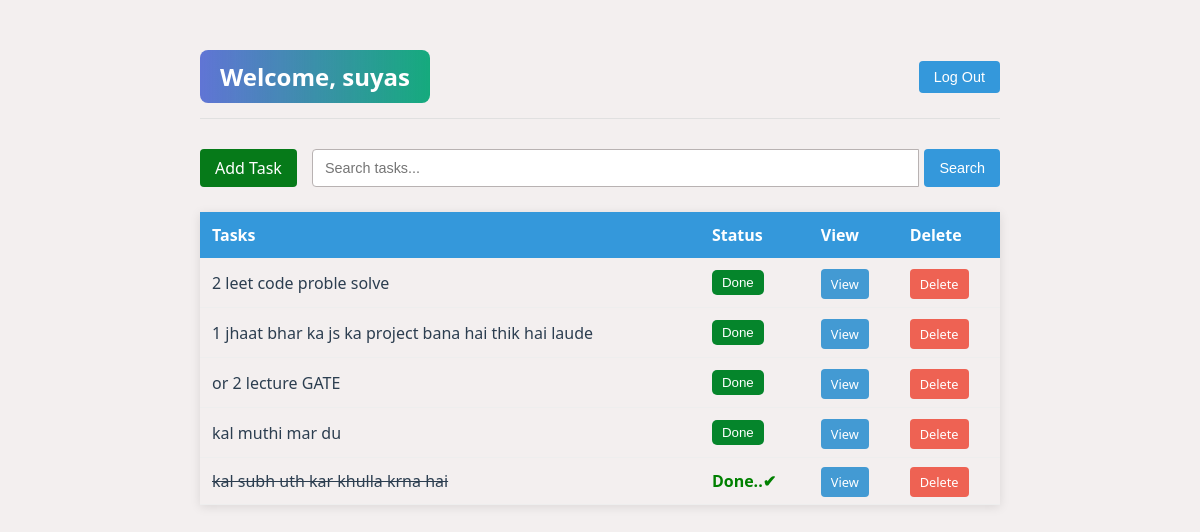
/ (signed in), run on the app's committed database.
### base/models.py (models this page shows, shortened)
class Task(models.Model):
    user = models.ForeignKey(
        User,on_delete=models.CASCADE,null=True,blank=True)
    title = models.CharField(max_length=200)
    description = models.TextField(null=True,blank=True)
    complete = models.BooleanField(default=False)
    created = models.DateTimeField(auto_now_add=True)
    class Meta:
        ordering = ['complete']

### base/views.py (the view)
# urls.py: path('',TaskList.as_view(), name='tasks'),
class TaskList(LoginRequiredMixin,ListView):
    model = Task
    context_object_name = 'tasks'
    def get_context_data(self, **kwargs):
        context =  super().get_context_data(**kwargs)
        context['tasks'] = context['tasks'].filter(user=self.request.user)
        context['count'] = context['tasks'].filter(complete=False).count()
        scearh_input = self.request.GET.get('scearch-area', '')
        if scearh_input:
            context['tasks'] = context['tasks'].filter(title__icontains = scearh_input)
        context['scearch_input'] = scearh_input
        return context

### base/templates/base/task_list.html (shortened to what this page needs)
{% extends 'base/main.html' %}
{% block content %}
<div class="container">
    <div class="header">
        {% if request.user.is_authenticated %}
            <p class="username">Welcome,   {{ request.user }}</p>
            <form action="{% url 'logout' %}" method="post">
                <button type="submit" class="logout-btn">Log Out</button>
            </form>
        {% else %}
            <a href="{% url 'login' %}" class="login-btn">Login</a>
        {% endif %}
    </div>
    <div class="task-actions">
        <a href="{% url 'task-create' %}" class="add-task">Add Task</a>
        <form method="GET" class="search-form">
            <input type="text" name="search-area" placeholder="Search tasks..." class="search-input">
            <button type="submit" class="search-btn">Search</button>
        </form>
    </div>
    <table class="task-table">
        <tr>
            <th>Tasks</th>
            <th>Status</th>
            <th>View</th>
            <th>Delete</th>
        </tr>
        {% for task in tasks %}
        <tr class="task-row">
            <td class="task-title {% if task.complete %}completed-task{% endif %}">{{ task.title }}</td>
            <td>
                {% if not task.complete %}
                    <form action="{% url 'task-done' task.id %}" method="post">
                        <button type="submit" class="done-btn">Done</button>
                    </form>
                {% else %}
                    <span class="done-text">Done..✔</span>
                {% endif %}
            </td>
            <td><a href="{% url 'task' task.id %}" class="view-btn">View</a></td>
            <td><a href="{% url 'task-delete' task.id %}" class="delete-btn">Delete</a></td>
        </tr>
        {% empty %}
        <tr>
            <td colspan="4" class="no-task">"Great results come from small actions. Plan your tasks and take the next step!"</td>
        </tr>
        {% endfor %}
    </table>
</div>
{% endblock content %}

### base/templates/base/main.html (shortened to what this page needs)
<!DOCTYPE html>
{% load static %}
<html lang="en">
<head>
    <link rel="stylesheet"  href="{% static 'base/main.css' %}">
</head>
<body>
    {% block content %}
    {% endblock content %}
</body>
</html>

### base/static/base/main.css (style rules this page uses)
body { background: #f3efef; }
.container { max-width: 800px; margin: 30px auto; padding: 20px; font-family: 'Segoe UI', Tahoma, Geneva, Verdana, sans-serif; }
.header { display: flex; justify-content: space-between; align-items: center; margin-bottom: 30px; padding-bottom: 15px; border-bottom: 1px solid #e0e0e0; }
.username { font-size: 1.2rem; color: #2c3e50; margin: 0; }
.logout-btn, .login-btn { background-color: #3498db; color: white; border: none; padding: 8px 15px; border-radius: 4px; cursor: pointer; font-size: 0.9rem; transition: background-color 0.3s; }
.task-actions { display: flex; flex-wrap: wrap; gap: 15px; margin-bottom: 25px; }
.add-task { background-color: #067a19; color: white; padding: 8px 15px; border-radius: 4px; text-decoration: none; font-size: 1rem; font-weight: 400; transition: background-color 0.3s; }
.search-form { display: flex; flex-grow: 1; min-width: 250px; }
.search-input { flex-grow: 1; padding: 8px 12px; border: 1px solid #b8b2b2; border-radius: 4px 0 0 4px; font-size: 0.9rem; margin-right: 5px; }
.search-btn { background-color: #3498db; color: white; border: none; padding: 8px 15px; border-radius: 4px; cursor: pointer; font-size: 0.9rem; transition: background-color 0.3s; }
.completed-task { text-decoration: line-through; color: gray; }
.done-btn { background-color: rgb(5, 133, 43); color: white; padding: 5px 10px; border: none; cursor: pointer; border-radius: 5px; }
.done-text { color: green; font-weight: bold; }
.task-table { width: 100%; border-collapse: collapse; margin-top: 20px; box-shadow: 0 2px 10px rgba(0, 0, 0, 0.1); }
.task-table th { background-color: #3498db; color: white; padding: 12px; text-align: left; }
.task-table td { padding: 12px; border-bottom: 1px solid #eee; }
.task-title { color: #2c3e50; font-weight: 500; }
.view-btn, .edit-btn, .delete-btn { padding: 6px 10px; border-radius: 4px; text-decoration: none; font-size: 0.8rem; transition: all 0.3s; }
.view-btn { background-color: #439ad3; color: white; }
.delete-btn { background-color: #ee6253; color: white; }
.username { font-size: 24px; font-weight: bold; color: #fff; background: linear-gradient(90deg, #1435c7a8, #15aa7d); padding: 10px 20px; border-radius: 8px; display: inline-block; animation: fadeInSlide 1.5s ease-out forwards; opacity: 0; }

### data on the page
Task: title "2 leet code proble solve", complete "Done"
Task: title "1 jhaat bhar ka js ka project bana hai thik hai laude", complete "Done"
Task: title "or 2 lecture GATE", complete "Done"
Task: title "kal muthi mar du", complete "Done"
Task: title "kal subh uth kar khulla krna hai", complete "Done..✔"

### other printed values
{{ request.user }} "suyas"
